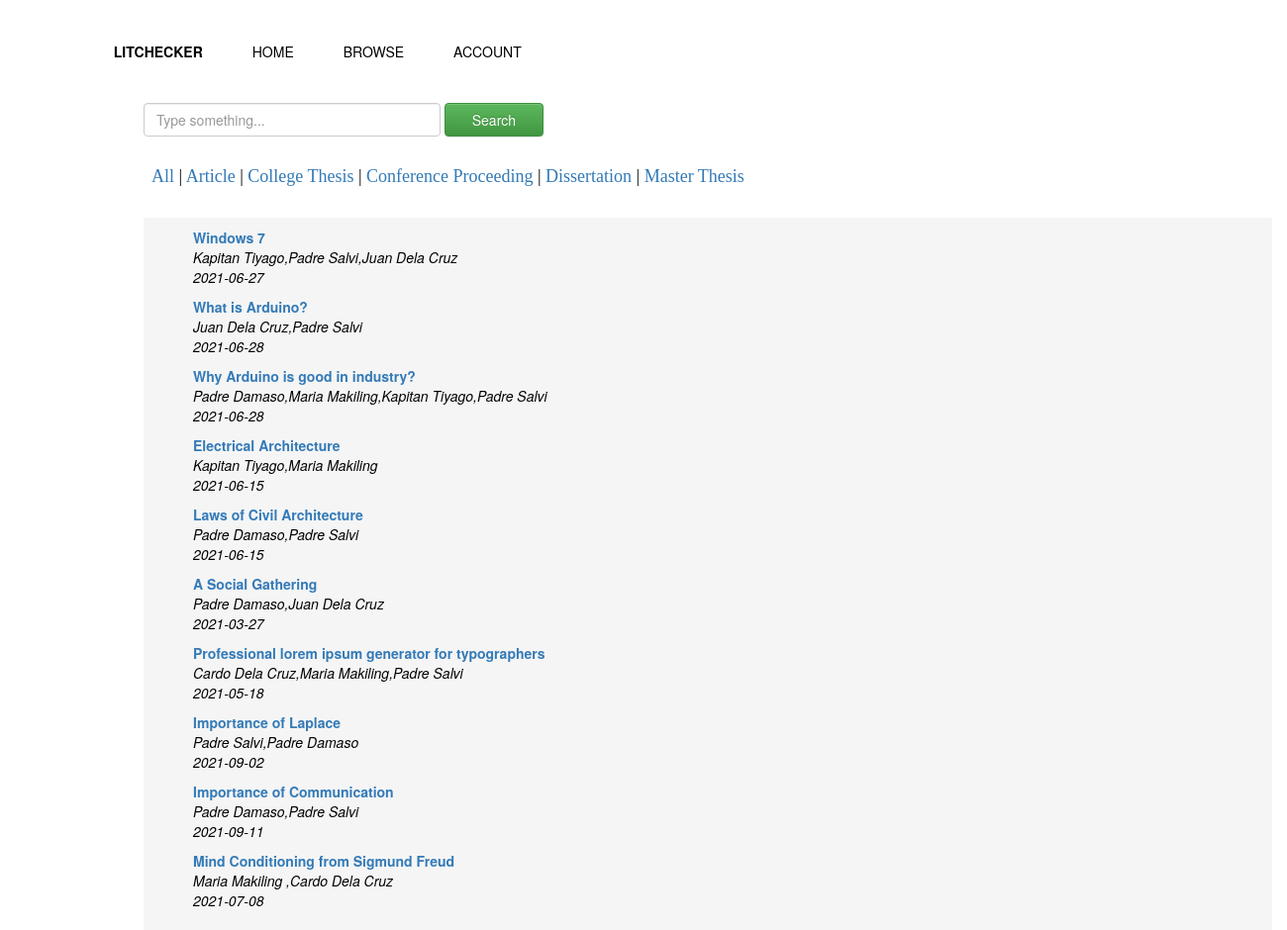
The page /result.php on the database its author committed.
### tables this page shows
CREATE TABLE `literature` (
  `id` int(100) NOT NULL,
  `owner` varchar(100) NOT NULL,
  `title` text DEFAULT NULL,
  `category` varchar(100) DEFAULT NULL,
  `form` varchar(100) DEFAULT NULL,
  `link` text DEFAULT NULL,
  `view` int(200) NOT NULL,
  `abstract` longtext NOT NULL,
  `date` date NOT NULL,
  `download` int(200) NOT NULL,
  `author_1` varchar(100) NOT NULL,
  `author_2` varchar(100) NOT NULL,
  `author_3` varchar(100) NOT NULL,
  `author_4` varchar(100) NOT NULL
);

### result.php (the view, shortened to what this page needs)
<!DOCTYPE html>
<html>
<head>
</head>
<body>
	<?php include 'header.php'; ?>
	 <div class="results container" style="margin-left:10%">
    <div >
      <form class="form-inline" name="search-area" method="POST">
        <input class="form-control" type="search" placeholder="Type something..." aria-label="Search" required name="search" style="width: 300px"; name="search">
		<button class="btn btn-success" type="submit" name="btnsubmit" value="Search" style="width:100px;">Search</button>
    </form>
    </div>
    <br>
    <div class="option navi_search">
	<a href="result.php" >
      		<span class=" sm"></span> All
      	</a> |
		  <a href="result_type.php?type=article" >
        	<span class=""></span> Article
      	</a> |
		  <a href="result_type.php?type=college" >
        	<span class=""></span> College Thesis
      	</a> |
		  <a href="result_type.php?type=conference" >
        	<span class=""></span> Conference Proceeding
		</a> |
		<a href="result_type.php?type=dissertation" >
        	<span class=""></span> Dissertation
    	</a> |
			<a href="result_type.php?type=master" >
        	<span class=""></span> Master Thesis
      	</a>
    </div>
    <br>
<div class="result-bar">
	<?php
      include 'config.php';
        $search_this = $_SESSION['searching'];
        $sqlselect = mysqli_query($conn,"select *  from literature where title like '%$search_this%' ");
    ?>
	<div class="results">
	<?php
			$authors1 =array();
        while ($results=mysqli_fetch_object($sqlselect)){
              	  echo "<div class='res2'>
					<ul><li><b>";
              	  echo"<a href='display.php?let=$results->id'>$results->title ";
               	  echo "</a></li></b>";
				  echo "<li><i>";
				  $authors1[] = $results->author_1;
                  $authors1[] = $results->author_2;
                  $authors1[] = $results->author_3;
                  $authors1[] = $results->author_4;
                  $cleanarray1= array_filter($authors1);
                  $uniquearray1 = array_unique($cleanarray1);
                  $printauthors1 = implode(",", $uniquearray1);
                  echo $printauthors1;
				  $authors1 =array(0);
                  echo "</li></i>";
				  echo "<li><i>";
                  echo "$results->date </li></i>
				  </ul>
				  </div> ";
        }
    ?>
	</div>
</div>
</body>
</html>

### header.php (shortened to what this page needs)
<!DOCTYPE html>
<html>
<head>
	<link rel="stylesheet" href="css/w3scss">
	<link rel="stylesheet" href="css/bootstrap.min.css">
	<link rel="stylesheet" href="css/bootstrap-theme.min.css">
	<link rel="stylesheet" href= "https://cdnjs.cloudflare.com/ajax/libs/font-awesome/4.7.0/css/font-awesome.min.css">
	<link rel="stylesheet" type="text/css" href="dashboard/vendor/font-awesome/css/font-awesome.min.css">
	<link rel="stylesheet" type="text/css" href="css/header.css">
	<link rel="stylesheet" href="css/jquery.dataTables.min.css">
	<link rel="stylesheet" href="css/dataTables.bootstrap.min.css">
	<link rel="stylesheet" href="css/responsive.bootstrap.min.css">
</head>
<body>
 	<div class="banner" >
 		<div class="navbar" >
 			<ul>
 				<li>
 					<a href="index.php"><b>LitChecker</b></a>
 				</li>
 				<li><a href="index.php">Home</a></li>
 				<li><a href="">Browse</a>
 				</li>
 				<li><a href="">Account</a>
 				</li>
 			</ul>
 		</div>
 	</div>
</body>
</html>

### css/header.css (style rules this page uses)
.banner { width: 50%; height: 50%; }
.navbar { width: 85%; margin: auto; padding: 35px 0; align-items: center; justify-content: space-between; }
.navbar ul li { list-style: none; display: inline-block; position: relative; float: left; }
.navbar ul li a { text-decoration: none; color: black; text-transform: uppercase; display: inline-block; padding: 6px 25px; }
.navbar ul li a:after { content: ''; height: 3px; width: 0; background: #009688; position: absolute; left: 0; bottom: 0px; transition: 0.5s; margin: 0 25px 0 ; }
.navbar ul li a:before { content: ''; height: 3px; width: 0; background: #009688; position: absolute; left: 0; bottom: -10px; transition: 0.5s; }
.navi_search { padding: 8px; font-family: Ubuntu; font-size: 18px; }
.result-bar { background: #f5f5f5; padding: 10px; }

### result.php (style rules this page uses)
* { text-decoration: none; list-style-type:none; }

### rows shown on the page
literature: title "Windows 7", printauthors1 "Kapitan Tiyago,Padre Salvi,Juan Dela Cruz", date "2021-06-27"
literature: title "What is Arduino?", printauthors1 "Juan Dela Cruz,Padre Salvi", date "2021-06-28"
literature: title "Why Arduino is good in industry?", printauthors1 "Padre Damaso,Maria Makiling,Kapitan Tiyago,Padre Salvi", date "2021-06-28"
literature: title "Electrical Architecture", printauthors1 "Kapitan Tiyago,Maria Makiling", date "2021-06-15"
literature: title "Laws of Civil Architecture", printauthors1 "Padre Damaso,Padre Salvi", date "2021-06-15"
literature: title "A Social Gathering", printauthors1 "Padre Damaso,Juan Dela Cruz", date "2021-03-27"
literature: title "Professional lorem ipsum generator for typographers", printauthors1 "Cardo Dela Cruz,Maria Makiling,Padre Salvi", date "2021-05-18"
literature: title "Importance of Laplace", printauthors1 "Padre Salvi,Padre Damaso", date "2021-09-02"
literature: title "Importance of Communication", printauthors1 "Padre Damaso,Padre Salvi", date "2021-09-11"
literature: title "Mind Conditioning from Sigmund Freud", printauthors1 "Maria Makiling ,Cardo Dela Cruz", date "2021-07-08"
